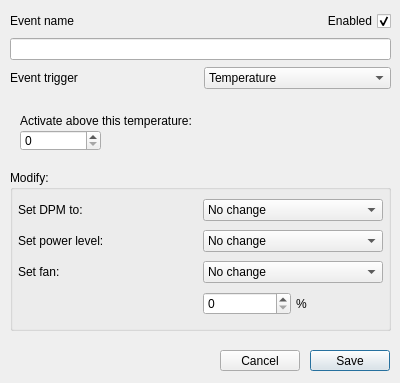
<?xml version="1.0" encoding="UTF-8"?>
<ui version="4.0">
 <class>Dialog_RPEvent</class>
 <widget class="QDialog" name="Dialog_RPEvent">
  <property name="geometry">
   <rect>
    <x>0</x>
    <y>0</y>
    <width>400</width>
    <height>383</height>
   </rect>
  </property>
  <property name="sizePolicy">
   <sizepolicy hsizetype="Fixed" vsizetype="Fixed">
    <horstretch>0</horstretch>
    <verstretch>0</verstretch>
   </sizepolicy>
  </property>
  <property name="windowTitle">
   <string>Event definition</string>
  </property>
  <property name="modal">
   <bool>true</bool>
  </property>
  <widget class="QPushButton" name="btn_save">
   <property name="geometry">
    <rect>
     <x>310</x>
     <y>350</y>
     <width>80</width>
     <height>21</height>
    </rect>
   </property>
   <property name="text">
    <string>Save</string>
   </property>
  </widget>
  <widget class="QPushButton" name="btn_cancel">
   <property name="geometry">
    <rect>
     <x>220</x>
     <y>350</y>
     <width>80</width>
     <height>21</height>
    </rect>
   </property>
   <property name="text">
    <string>Cancel</string>
   </property>
  </widget>
  <widget class="QGroupBox" name="groupBox">
   <property name="geometry">
    <rect>
     <x>10</x>
     <y>170</y>
     <width>381</width>
     <height>161</height>
    </rect>
   </property>
   <property name="title">
    <string>Modify:</string>
   </property>
   <layout class="QGridLayout" name="gridLayout">
    <property name="leftMargin">
     <number>5</number>
    </property>
    <property name="topMargin">
     <number>5</number>
    </property>
    <property name="rightMargin">
     <number>5</number>
    </property>
    <property name="bottomMargin">
     <number>5</number>
    </property>
    <property name="spacing">
     <number>5</number>
    </property>
    <item row="0" column="2" colspan="2">
     <widget class="QComboBox" name="combo_dpmChange">
      <item>
       <property name="text">
        <string>No change</string>
       </property>
      </item>
     </widget>
    </item>
    <item row="1" column="2" colspan="2">
     <widget class="QComboBox" name="combo_powerLevelChange">
      <item>
       <property name="text">
        <string>No change</string>
       </property>
      </item>
     </widget>
    </item>
    <item row="2" column="2" colspan="2">
     <widget class="QComboBox" name="combo_fanChange">
      <item>
       <property name="text">
        <string>No change</string>
       </property>
      </item>
     </widget>
    </item>
    <item row="3" column="2">
     <widget class="QSpinBox" name="spin_fixedFanSpeed">
      <property name="maximum">
       <number>100</number>
      </property>
     </widget>
    </item>
    <item row="3" column="3">
     <widget class="QLabel" name="l_percent">
      <property name="text">
       <string>%</string>
      </property>
     </widget>
    </item>
    <item row="2" column="0" colspan="2">
     <widget class="QLabel" name="l_fan">
      <property name="text">
       <string>Set fan:</string>
      </property>
     </widget>
    </item>
    <item row="1" column="0" colspan="2">
     <widget class="QLabel" name="l_powerLevel">
      <property name="text">
       <string>Set power level:</string>
      </property>
     </widget>
    </item>
    <item row="0" column="0" colspan="2">
     <widget class="QLabel" name="l_profile">
      <property name="text">
       <string>Set DPM to:</string>
      </property>
     </widget>
    </item>
   </layout>
  </widget>
  <widget class="QStackedWidget" name="stackedWidget">
   <property name="geometry">
    <rect>
     <x>10</x>
     <y>100</y>
     <width>381</width>
     <height>61</height>
    </rect>
   </property>
   <property name="currentIndex">
    <number>0</number>
   </property>
   <widget class="QWidget" name="page">
    <widget class="QLabel" name="label_7">
     <property name="geometry">
      <rect>
       <x>10</x>
       <y>10</y>
       <width>361</width>
       <height>21</height>
      </rect>
     </property>
     <property name="text">
      <string>Activate above this temperature:</string>
     </property>
    </widget>
    <widget class="QSpinBox" name="spin_tempActivate">
     <property name="geometry">
      <rect>
       <x>10</x>
       <y>30</y>
       <width>81</width>
       <height>21</height>
      </rect>
     </property>
     <property name="buttonSymbols">
      <enum>QAbstractSpinBox::UpDownArrows</enum>
     </property>
    </widget>
   </widget>
   <widget class="QWidget" name="page_2">
    <widget class="QLabel" name="label_6">
     <property name="geometry">
      <rect>
       <x>10</x>
       <y>9</y>
       <width>361</width>
       <height>21</height>
      </rect>
     </property>
     <property name="text">
      <string>Binary (executing this binary will trigger event):</string>
     </property>
    </widget>
    <widget class="QLineEdit" name="edt_binary">
     <property name="geometry">
      <rect>
       <x>10</x>
       <y>30</y>
       <width>321</width>
       <height>20</height>
      </rect>
     </property>
    </widget>
    <widget class="QPushButton" name="btn_setBinary">
     <property name="geometry">
      <rect>
       <x>340</x>
       <y>30</y>
       <width>31</width>
       <height>20</height>
      </rect>
     </property>
     <property name="text">
      <string>...</string>
     </property>
    </widget>
   </widget>
  </widget>
  <widget class="QWidget" name="gridLayoutWidget_2">
   <property name="geometry">
    <rect>
     <x>10</x>
     <y>10</y>
     <width>381</width>
     <height>81</height>
    </rect>
   </property>
   <layout class="QGridLayout" name="gridLayout_2">
    <item row="1" column="0" colspan="2">
     <widget class="QLineEdit" name="edt_eventName"/>
    </item>
    <item row="0" column="0">
     <widget class="QLabel" name="label_2">
      <property name="text">
       <string>Event name</string>
      </property>
     </widget>
    </item>
    <item row="0" column="1">
     <widget class="QCheckBox" name="cb_enabled">
      <property name="layoutDirection">
       <enum>Qt::RightToLeft</enum>
      </property>
      <property name="text">
       <string>Enabled</string>
      </property>
      <property name="checked">
       <bool>true</bool>
      </property>
     </widget>
    </item>
    <item row="2" column="1">
     <widget class="QComboBox" name="combo_eventTrigger">
      <item>
       <property name="text">
        <string>Temperature</string>
       </property>
      </item>
      <item>
       <property name="text">
        <string>Binary</string>
       </property>
      </item>
     </widget>
    </item>
    <item row="2" column="0">
     <widget class="QLabel" name="label">
      <property name="text">
       <string>Event trigger</string>
      </property>
     </widget>
    </item>
   </layout>
  </widget>
 </widget>
 <resources/>
 <connections>
  <connection>
   <sender>combo_eventTrigger</sender>
   <signal>currentIndexChanged(int)</signal>
   <receiver>stackedWidget</receiver>
   <slot>setCurrentIndex(int)</slot>
   <hints>
    <hint type="sourcelabel">
     <x>333</x>
     <y>71</y>
    </hint>
    <hint type="destinationlabel">
     <x>333</x>
     <y>96</y>
    </hint>
   </hints>
  </connection>
 </connections>
</ui>
